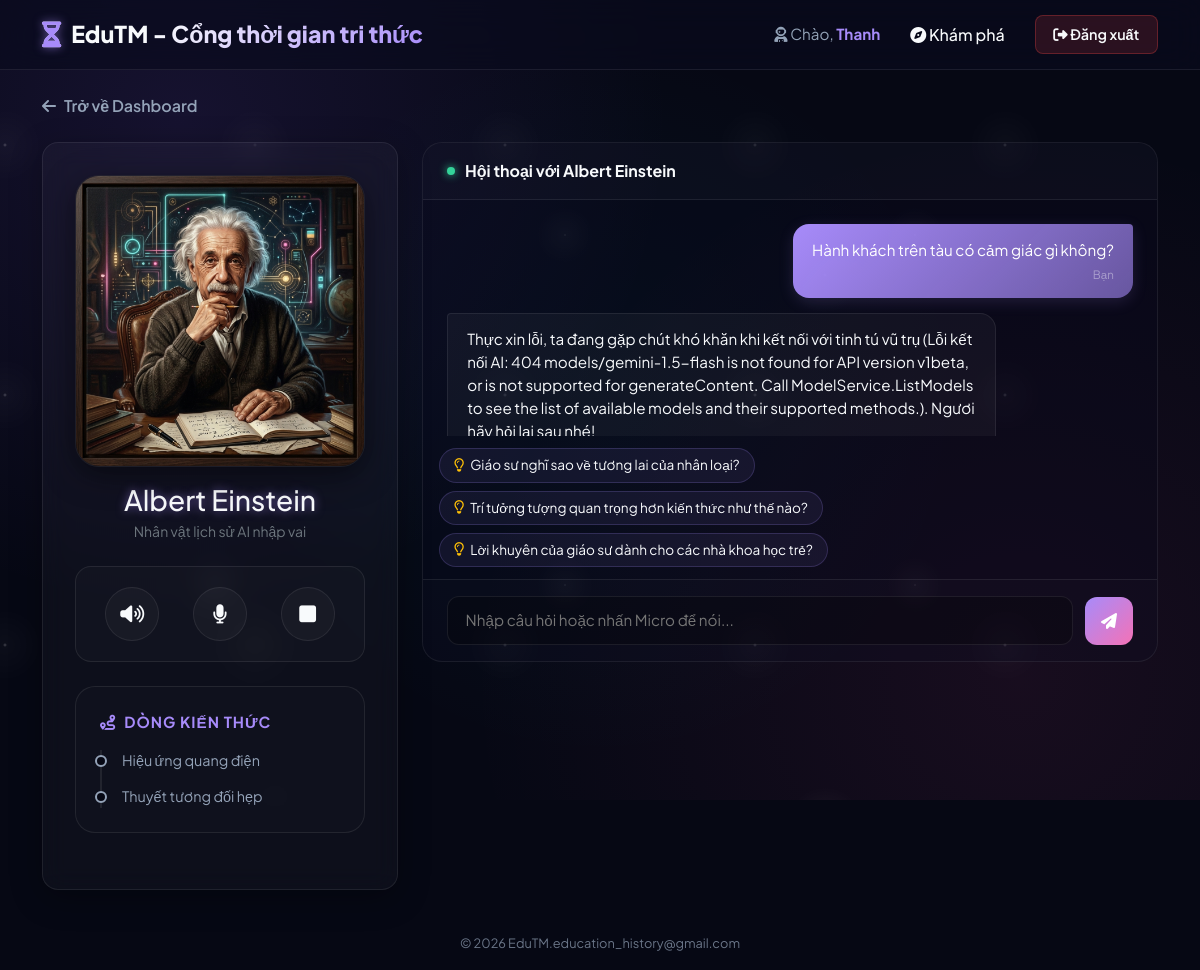
Screenshot of /chat/1 (signed in) with the database file from the repository.
### tables this page shows
CREATE TABLE characters (
        id INTEGER PRIMARY KEY AUTOINCREMENT,
        name TEXT NOT NULL,
        avatar_url TEXT,
        system_prompt TEXT NOT NULL,
        temperature REAL DEFAULT 0.7
    );

CREATE TABLE topics (
        id INTEGER PRIMARY KEY AUTOINCREMENT,
        character_id INTEGER NOT NULL,
        title TEXT NOT NULL,
        lecture_content TEXT NOT NULL,
        FOREIGN KEY(character_id) REFERENCES characters(id) ON DELETE CASCADE
    );

CREATE TABLE chat_history (
        id INTEGER PRIMARY KEY AUTOINCREMENT,
        user_id INTEGER NOT NULL,
        character_id INTEGER NOT NULL,
        sender TEXT NOT NULL,
        message TEXT NOT NULL,
        timestamp DATETIME DEFAULT CURRENT_TIMESTAMP,
        FOREIGN KEY(user_id) REFERENCES users(id) ON DELETE CASCADE,
        FOREIGN KEY(character_id) REFERENCES characters(id) ON DELETE CASCADE
    );

### app.py (the view)
@app.route('/chat/<int:char_id>')
def chat_room(char_id):
    conn = get_db_connection()
    character = conn.execute('SELECT * FROM characters WHERE id = ?', (char_id,)).fetchone()
    if not character:
        conn.close()
        flash('Nhân vật không tồn tại!', 'danger')
        return redirect(url_for('index'))
    topics = conn.execute('SELECT * FROM topics WHERE character_id = ?', (char_id,)).fetchall()
    history = conn.execute('''
        SELECT sender, message, timestamp
        FROM chat_history
        WHERE user_id = ? AND character_id = ?
        ORDER BY timestamp ASC
    ''', (session['user_id'], char_id)).fetchall()
    conn.close()
    return render_template('chat.html', character=character, topics=topics, history=history)

### app.py (called while the page is built)
def is_logged_in():
    return 'user_id' in session

@app.before_request
def require_login():
    allowed_routes = ['login', 'register', 'static']
    if request.endpoint and request.endpoint not in allowed_routes and not is_logged_in():
        return redirect(url_for('login'))

### database.py (called while the page is built)
def get_db_connection():
    conn = sqlite3.connect(DATABASE_PATH)
    conn.row_factory = sqlite3.Row
    return conn

### templates/chat.html (shortened to what this page needs)
{% extends 'base.html' %}
{% block content %}
<a href="{{ url_for('index') }}" class="back-dashboard-btn">
    <i class="fa-solid fa-arrow-left"></i> Trở về Dashboard
</a>
<div class="row chat-window g-4">
    <div class="col-lg-4">
        <div class="glass-panel text-center h-100 d-flex flex-column justify-content-between">
            <div>
                <div class="avatar-large-container mb-3 mx-auto">
                    {% if character.avatar_url %}
                        <img src="{{ character.avatar_url }}" alt="{{ character.name }}" id="characterAvatar" class="avatar-large">
                    {% else %}
                        <img src="/static/images/default_avatar.png" alt="{{ character.name }}" id="characterAvatar" class="avatar-large">
                    {% endif %}
                </div>
                <h3 class="mb-1 text-glow">{{ character.name }}</h3>
                <p class="text-secondary small">Nhân vật lịch sử AI nhập vai</p>
                <div class="voice-panel mb-4">
                    <button class="voice-btn-circular" id="toggleMuteBtn" title="Bật/Tắt giọng đọc bài giảng">
                        <i class="fa-solid fa-volume-high" id="muteIcon"></i>
                    </button>
                    <button class="voice-btn-circular" id="micBtn" title="Nói chuyện qua Micro (STT)">
                        <i class="fa-solid fa-microphone" id="micIcon"></i>
                    </button>
                    <button class="voice-btn-circular" id="stopSpeechBtn" title="Dừng đọc">
                        <i class="fa-solid fa-square"></i>
                    </button>
                </div>
            </div>
            <div class="timeline-container text-start">
                <div class="timeline-title">
                    <i class="fa-solid fa-route"></i> Dòng kiến thức
                </div>
                <div class="timeline-list">
                    {% for topic in topics %}
                        <div class="timeline-item" data-topic-id="{{ topic.id }}" onclick="activateTopic(this, {{ topic.id }})">
                            {{ topic.title }}
                        </div>
                    {% else %}
                        <p class="text-secondary small">Vĩ nhân này chưa được cập nhật dòng kiến thức nào.</p>
                    {% endfor %}
                </div>
            </div>
        </div>
    </div>
    <div class="col-lg-8">
        <div class="chat-container">
            <div class="chat-messages-header">
                <span class="status-dot"></span>
                <span>Hội thoại với {{ character.name }}</span>
            </div>
            <div class="chat-messages-body" id="chatMessages">
                {% if not history %}
                    <div class="chat-bubble character">
                        Chào bạn! Hãy chọn một **Dòng kiến thức** ở cột bên trái để tôi giảng giải cho bạn, hoặc trực tiếp hỏi tôi bất cứ điều gì liên quan đến cuộc đời và các công trình của tôi nhé!
                        <div class="chat-bubble-meta">Hệ thống</div>
                    </div>
                {% else %}
                    {% for msg in history %}
                        <div class="chat-bubble {{ msg.sender }}">
                            {{ msg.message }}
                            <div class="chat-bubble-meta">{{ 'Bạn' if msg.sender == 'user' else character.name }}</div>
                        </div>
                    {% endfor %}
                {% endif %}
            </div>
            <div class="px-3">
                <div class="suggested-chips-container" id="suggestedChips" style="display: none;">
                </div>
            </div>
            <div class="chat-input-bar">
                <input type="text" id="chatInput" class="chat-input-field" placeholder="Nhập câu hỏi hoặc nhấn Micro để nói..." autocomplete="off">
                <button class="btn-chat-send" id="sendBtn" title="Gửi câu hỏi">
                    <i class="fa-solid fa-paper-plane"></i>
                </button>
            </div>
        </div>
    </div>
</div>
{% endblock %}

### rows the page displays
characters: avatar_url (picture), name "Albert Einstein"
topics: title "Hiệu ứng quang điện"
topics: title "Thuyết tương đối hẹp"
chat_history: message "Hành khách trên tàu có cảm giác gì không?", sender "Bạn"
chat_history: message "Thực xin lỗi, ta đang gặp chút khó khăn khi kết nối với tinh tú vũ trụ (Lỗi kết nối AI: 404 models/gemini-1.5-flash is not found for API version v1beta, or is not supported for generateContent. Call ModelService.ListModels to see the list of available models and their supported methods.). Ngươi hãy hỏi lại sau nhé!"

### other values shown
{{ session.get('username') }} "Thanh"
